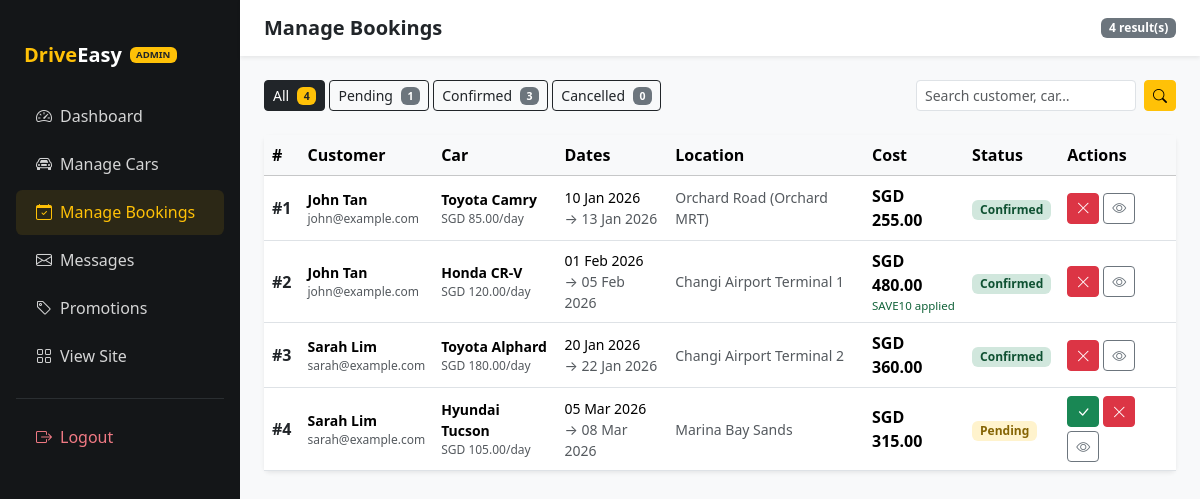
The page /admin/manage-bookings.php (signed in) on the database its author committed.
### tables this page shows
CREATE TABLE IF NOT EXISTS bookings (
    id              INT AUTO_INCREMENT PRIMARY KEY,
    user_id         INT           NOT NULL,
    car_id          INT           NOT NULL,
    pickup_location VARCHAR(150)  NOT NULL,
    start_date      DATE          NOT NULL,
    end_date        DATE          NOT NULL,
    total_cost      DECIMAL(10,2) NOT NULL,
    status          ENUM('pending','confirmed','cancelled') NOT NULL DEFAULT 'pending',
    promo_code      VARCHAR(30)   DEFAULT NULL,
    discount_amount DECIMAL(10,2) NOT NULL DEFAULT 0.00,
    notes           TEXT          DEFAULT NULL,
    created_at      TIMESTAMP DEFAULT CURRENT_TIMESTAMP,
    FOREIGN KEY (user_id) REFERENCES users(id)  ON DELETE CASCADE,
    FOREIGN KEY (car_id)  REFERENCES cars(id)   ON DELETE CASCADE
);

CREATE TABLE IF NOT EXISTS users (
    id            INT AUTO_INCREMENT PRIMARY KEY,
    name          VARCHAR(100)  NOT NULL,
    email         VARCHAR(150)  NOT NULL UNIQUE,
    password_hash VARCHAR(255)  NOT NULL,
    role          ENUM('user','admin') NOT NULL DEFAULT 'user',
    created_at    TIMESTAMP DEFAULT CURRENT_TIMESTAMP
);

CREATE TABLE IF NOT EXISTS cars (
    id            INT AUTO_INCREMENT PRIMARY KEY,
    brand         VARCHAR(50)   NOT NULL,
    model         VARCHAR(50)   NOT NULL,
    year          YEAR          NOT NULL,
    type          ENUM('sedan','SUV','MPV','sports') NOT NULL,
    daily_rate    DECIMAL(10,2) NOT NULL,
    status        ENUM('available','unavailable') NOT NULL DEFAULT 'available',
    image_path    VARCHAR(255)  DEFAULT 'assets/images/placeholder.jpg',
    description   TEXT,
    seats         TINYINT       NOT NULL DEFAULT 5,
    transmission  ENUM('automatic','manual') NOT NULL DEFAULT 'automatic',
    fuel_type     VARCHAR(30)   NOT NULL DEFAULT 'Petrol',
    mileage       VARCHAR(30)   DEFAULT 'Unlimited',
    created_at    TIMESTAMP DEFAULT CURRENT_TIMESTAMP
);

### admin/manage-bookings.php (the view, shortened to what this page needs)
<?php
require_once dirname(__DIR__) . '/includes/db.php';
$filterStatus = filter_input(INPUT_GET, 'status', FILTER_SANITIZE_SPECIAL_CHARS) ?? 'all';
$searchQuery  = trim(filter_input(INPUT_GET, 'q', FILTER_SANITIZE_SPECIAL_CHARS) ?? '');
$where  = ['1=1'];
$params = [];
$whereClause = implode(' AND ', $where);
$bookingsStmt = $pdo->prepare(
    "SELECT b.id, b.status, b.total_cost, b.discount_amount, b.promo_code,
            b.start_date, b.end_date, b.pickup_location, b.created_at, b.notes,
            u.name AS customer_name, u.email AS customer_email,
            c.brand, c.model, c.year, c.daily_rate, c.image_path
     FROM bookings b
     JOIN users u ON u.id = b.user_id
     JOIN cars  c ON c.id = b.car_id
     WHERE {$whereClause}
     ORDER BY b.created_at DESC"
);
$bookingsStmt->execute($params);
$bookings = $bookingsStmt->fetchAll();
$countStmt = $pdo->query("SELECT status, COUNT(*) as cnt FROM bookings GROUP BY status");
$counts = ['all' => 0, 'pending' => 0, 'confirmed' => 0, 'cancelled' => 0];
foreach ($countStmt->fetchAll() as $row) {
    $counts[$row['status']] = (int)$row['cnt'];
    $counts['all'] += (int)$row['cnt'];
}
?>
<!DOCTYPE html>
<html lang="en">
<head>
    <link rel="stylesheet" href="https://cdn.jsdelivr.net/npm/bootstrap@5.3.2/dist/css/bootstrap.min.css">
    <link rel="stylesheet" href="https://cdn.jsdelivr.net/npm/bootstrap-icons@1.11.3/font/bootstrap-icons.min.css">
    <link rel="stylesheet" href="/assets/css/style.css">
</head>
<body>
<div class="d-flex" style="min-height:100vh;">
    <nav class="admin-sidebar d-none d-lg-flex flex-column" style="width:240px;flex-shrink:0;" aria-label="Admin navigation">
        <a href="/admin/dashboard.php" class="d-flex align-items-center gap-2 px-4 py-3 text-decoration-none mb-2">
            <span class="fw-bold fs-5"><span class="text-warning">Drive</span><span class="text-white">Easy</span></span>
            <span class="badge bg-warning text-dark" style="font-size:0.6rem;">ADMIN</span>
        </a>
        <div class="px-3">
            <ul class="nav flex-column">
                <li><a class="nav-link" href="/admin/dashboard.php"><i class="bi bi-speedometer2 me-2" aria-hidden="true"></i>Dashboard</a></li>
                <li><a class="nav-link" href="/admin/manage-cars.php"><i class="bi bi-car-front me-2" aria-hidden="true"></i>Manage Cars</a></li>
                <li><a class="nav-link active" href="/admin/manage-bookings.php"><i class="bi bi-calendar-check me-2" aria-hidden="true"></i>Manage Bookings</a></li>
                <li><a class="nav-link" href="/admin/manage-messages.php"><i class="bi bi-envelope me-2" aria-hidden="true"></i>Messages</a></li>
                <li><a class="nav-link" href="/admin/manage-promotion.php"><i class="bi bi-tag me-2" aria-hidden="true"></i>Promotions</a></li>
                <li><a class="nav-link" href="/fleet.php"><i class="bi bi-grid me-2" aria-hidden="true"></i>View Site</a></li>
            </ul>
            <hr class="border-secondary my-3">
            <ul class="nav flex-column">
                <li><a class="nav-link text-danger" href="/logout.php"><i class="bi bi-box-arrow-right me-2" aria-hidden="true"></i>Logout</a></li>
            </ul>
        </div>
    </nav>
    <div class="flex-grow-1 bg-light">
        <header class="bg-white shadow-sm px-4 py-3 d-flex justify-content-between align-items-center sticky-top">
            <div class="d-flex align-items-center gap-3">
                <h1 class="h5 mb-0 fw-bold">Manage Bookings</h1>
            </div>
            <span class="badge bg-secondary"><?= count($bookings) ?> result(s)</span>
        </header>
        <main class="p-4">
            <div class="d-flex flex-wrap justify-content-between align-items-center gap-3 mb-4">
                <div class="d-flex flex-wrap gap-1" role="group" aria-label="Filter bookings by status">
                    <?php
                    $tabLabels = ['all' => 'All', 'pending' => 'Pending', 'confirmed' => 'Confirmed', 'cancelled' => 'Cancelled'];
                    foreach ($tabLabels as $val => $label):
                        $active = $filterStatus === $val ? 'btn-dark' : 'btn-outline-dark';
                    ?>
                        <a href="/admin/manage-bookings.php?status=<?= $val ?><?= $searchQuery ? '&q=' . urlencode($searchQuery) : '' ?>" class="btn btn-sm <?= $active ?>">
                            <?= htmlspecialchars($label) ?> <span class="badge <?= $filterStatus === $val ? 'bg-warning text-dark' : 'bg-secondary' ?> ms-1"><?= $counts[$val] ?></span>
                        </a>
                    <?php endforeach; ?>
                </div>
                <form action="/admin/manage-bookings.php" method="GET" class="d-flex gap-2">
                    <input type="search" id="bookingSearch" class="form-control form-control-sm" name="q" placeholder="Search customer, car…" value="<?= htmlspecialchars($searchQuery) ?>">
                    <button type="submit" class="btn btn-sm btn-warning" aria-label="Submit search">
                        <i class="bi bi-search" aria-hidden="true"></i>
                    </button>
                </form>
            </div>
            <div class="card border-0 shadow-sm">
                <div class="card-body p-0">
                    <div class="table-responsive">
                        <table class="table table-hover align-middle mb-0">
                            <thead class="table-light">
                                <tr>
                                    <th scope="col">#</th>
                                    <th scope="col">Customer</th>
                                    <th scope="col">Car</th>
                                    <th scope="col">Dates</th>
                                    <th scope="col">Location</th>
                                    <th scope="col">Cost</th>
                                    <th scope="col">Status</th>
                                    <th scope="col">Actions</th>
                                </tr>
                            </thead>
                            <tbody>
                                <?php
                                foreach ($bookings as $b):
                                ?>
                                <tr>
                                    <td class="fw-semibold text-nowrap">
                                        <a href="/admin/manage-bookings.php?edit=<?= (int)$b['id'] ?>" class="text-dark text-decoration-none">#<?= (int)$b['id'] ?></a>
                                    </td>
                                    <td>
                                        <div class="fw-semibold small"><?= htmlspecialchars($b['customer_name']) ?></div>
                                        <div class="text-muted" style="font-size:0.75rem;"><?= htmlspecialchars($b['customer_email']) ?></div>
                                    </td>
                                    <td>
                                        <div class="small fw-semibold"><?= htmlspecialchars($b['brand'] . ' ' . $b['model']) ?></div>
                                        <div class="text-muted" style="font-size:0.75rem;">SGD <?= number_format((float)$b['daily_rate'],2) ?>/day</div>
                                    </td>
                                    <td class="small">
                                        <div><?= htmlspecialchars(date('d M Y', strtotime($b['start_date']))) ?></div>
                                        <div class="text-muted">→ <?= htmlspecialchars(date('d M Y', strtotime($b['end_date']))) ?></div>
                                    </td>
                                    <td class="small text-muted"><?= htmlspecialchars($b['pickup_location']) ?></td>
                                    <td>
                                        <div class="fw-semibold">SGD <?= number_format((float)$b['total_cost'],2) ?></div>
                                        <?php if ($b['promo_code']): ?>
                                        <div class="text-success" style="font-size:0.72rem;"><?= htmlspecialchars($b['promo_code']) ?> applied</div>
                                        <?php endif; ?>
                                    </td>
                                    <td>
                                        <span class="badge status-<?= htmlspecialchars($b['status']) ?> px-2 py-1 text-capitalize"><?= htmlspecialchars($b['status']) ?></span>
                                    </td>
                                    <td>
                                        <div class="d-flex gap-1 flex-wrap">
                                            <?php if ($b['status'] !== 'confirmed'): ?>
                                            <form method="POST" action="/admin/manage-bookings.php" class="d-inline">
                                                <button type="submit" class="btn btn-xs btn-success btn-sm" aria-label="Confirm booking <?= (int)$b['id'] ?>" title="Confirm booking">
                                                    <i class="bi bi-check-lg" aria-hidden="true"></i>
                                                </button>
                                            </form>
                                            <?php endif; ?>
                                            <?php if ($b['status'] !== 'cancelled'): ?>
                                            <form method="POST" action="/admin/manage-bookings.php" class="d-inline">
                                                <button type="submit" class="btn btn-xs btn-danger btn-sm btn-cancel-booking" aria-label="Cancel booking <?= (int)$b['id'] ?>" title="Cancel booking">
                                                    <i class="bi bi-x-lg" aria-hidden="true"></i>
                                                </button>
                                            </form>
                                            <?php endif; ?>
                                            <button class="btn btn-xs btn-outline-secondary btn-sm" aria-label="View details for booking <?= (int)$b['id'] ?>" title="View details" data-bs-toggle="modal" data-bs-target="#detailModal<?= (int)$b['id'] ?>">
                                                <i class="bi bi-eye" aria-hidden="true"></i>
                                            </button>
                                        </div>
                                    </td>
                                </tr>
                                <?php
                                endforeach;
                                ?>
                                </tbody>
                            </table> </div>
                    </div>
                </div>
            </main>
        </div>
    </div>
</body>
</html>

### assets/css/style.css (style rules this page uses)
:root { --brand-gold: #FFC107; --brand-gold-text: #735500; --brand-dark: #212529; --brand-darker: #141618; --brand-light: #F8F9FA; --card-radius: 0.75rem; --transition: 0.25s ease; }
.text-warning { color: var(--brand-gold-text) !important; }
.text-muted, .text-secondary { color: #54595e !important; }
.text-success { color: #12633a !important; }
.bg-dark .text-warning, .page-hero .text-warning, .hero-section .text-warning, .navbar-dark .text-warning, .admin-sidebar .text-warning { color: var(--brand-gold) !important; }
.bg-dark .text-danger, .admin-sidebar .text-danger { color: #f17a84 !important; }
.bg-warning { background-color: var(--brand-gold) !important; color: var(--brand-dark) !important; }
.badge.bg-warning { color: var(--brand-dark) !important; }
body { font-family: 'Segoe UI', system-ui, -apple-system, sans-serif; display: flex; flex-direction: column; min-height: 100vh; background-color: #f4f6f9; color: var(--brand-dark); }
main { flex: 1; }
a { text-decoration: none; transition: color var(--transition); }
.status-pending { background: #fff3cd; color: #856404; }
.status-confirmed { background: #d1e7dd; color: #0f5132; }
.admin-sidebar { min-height: calc(100vh - 60px); background: var(--brand-darker); padding-top: 1.5rem; }
.admin-sidebar .nav-link { color: rgba(255, 255, 255, 0.82); font-weight: 500; padding: 0.65rem 1.25rem; border-radius: 0.4rem; margin-bottom: 0.2rem; transition: all var(--transition); }
.admin-sidebar .nav-link:hover, .admin-sidebar .nav-link.active { color: var(--brand-gold); background: rgba(255, 193, 7, 0.1); }
.admin-sidebar .nav-link i { width: 1.4em; text-align: center; }

### rows shown on the page
bookings: id "1", user.name "John Tan", user.email "john@example.com", car.model "Toyota Camry", car.daily_rate "85.00", start_date "10 Jan 2026", end_date "13 Jan 2026", pickup_location "Orchard Road (Orchard MRT)", total_cost "255.00", status "Confirmed"
bookings: id "2", user.name "John Tan", user.email "john@example.com", car.model "Honda CR-V", car.daily_rate "120.00", start_date "01 Feb 2026", end_date "05 Feb 2026", pickup_location "Changi Airport Terminal 1", total_cost "480.00", promo_code "SAVE10", status "Confirmed"
bookings: id "3", user.name "Sarah Lim", user.email "sarah@example.com", car.model "Toyota Alphard", car.daily_rate "180.00", start_date "20 Jan 2026", end_date "22 Jan 2026", pickup_location "Changi Airport Terminal 2", total_cost "360.00", status "Confirmed"
bookings: id "4", user.name "Sarah Lim", user.email "sarah@example.com", car.model "Hyundai Tucson", car.daily_rate "105.00", start_date "05 Mar 2026", end_date "08 Mar 2026", pickup_location "Marina Bay Sands", total_cost "315.00", status "Pending"

### other values the page prints
count($bookings) "4"
$label "All"
$counts[$val] "4"
$label "Pending"
$counts[$val] "1"
$label "Confirmed"
$counts[$val] "3"
$label "Cancelled"
$counts[$val] "0"
